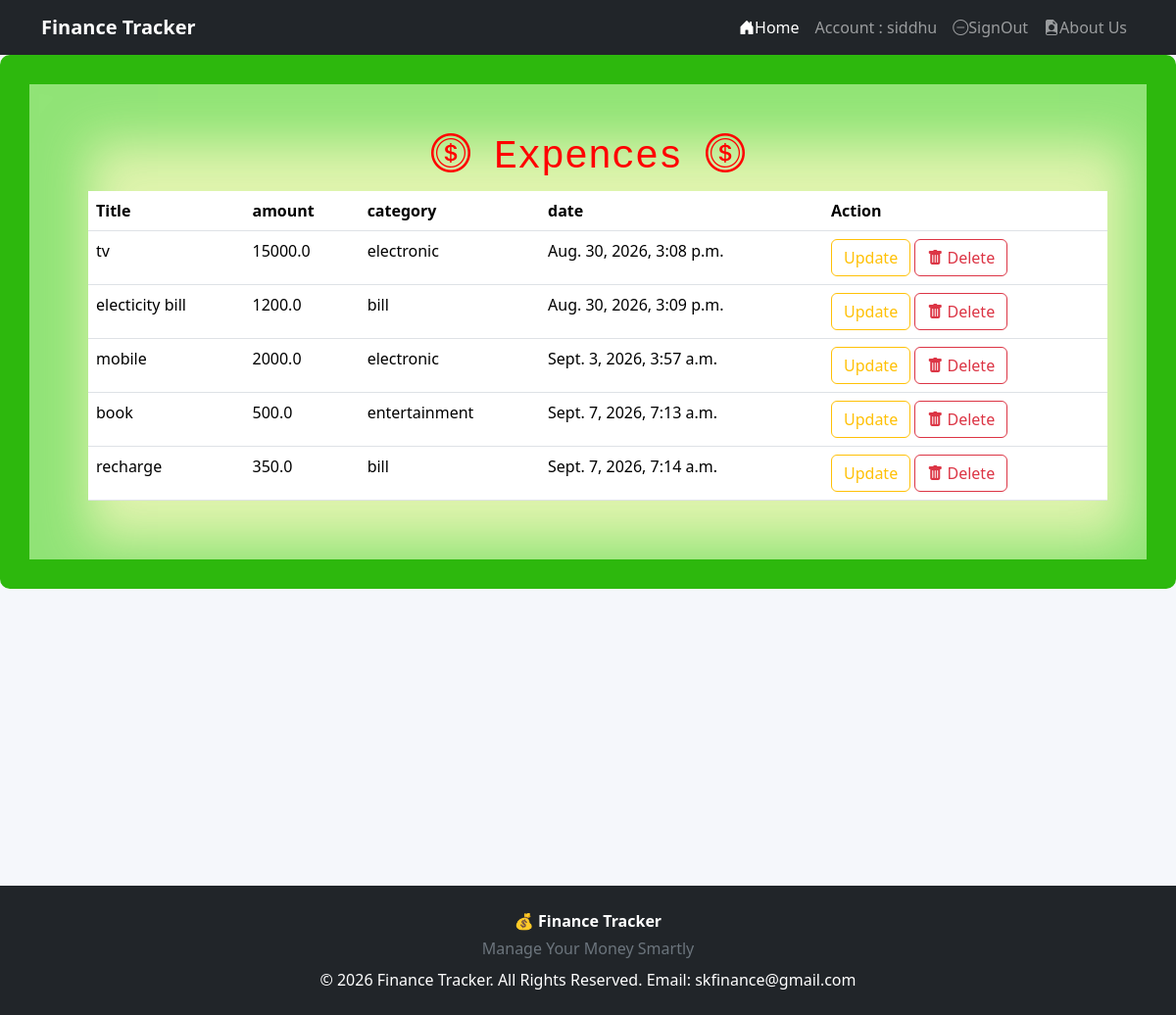
Before: /expences/listexpences/ (signed in) with the older database file.
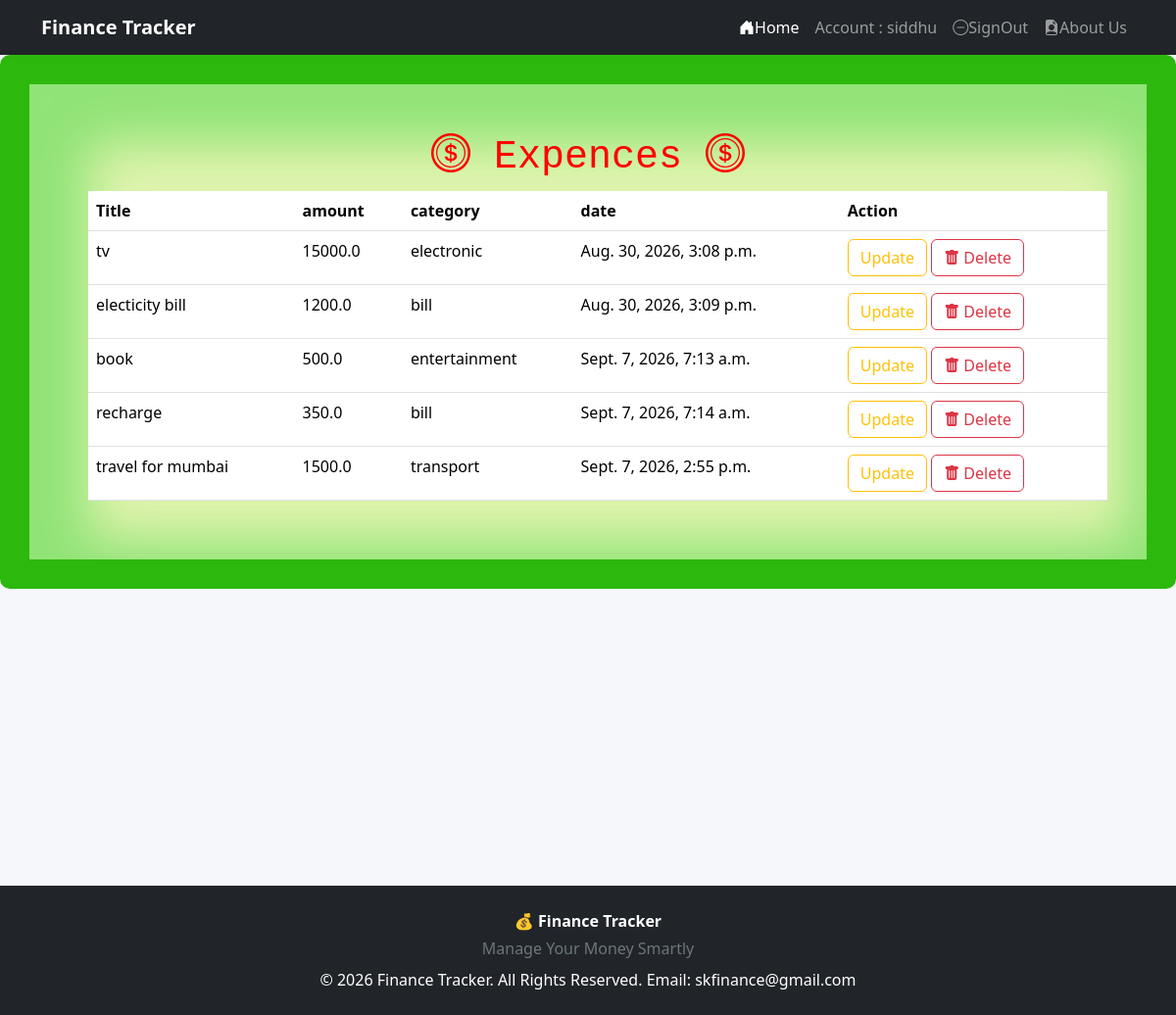
After: the same page with the newer database file.
### expences/models.py (models this page shows)
class Expences(models.Model):
    CATEGORY_CHOICES = (
        ('food', 'Food'),
        ('electronic', 'Electronic'),
        ('bill', 'Bill'),
        ('medical', 'Medical'),
        ('entertainment', 'Entertainment'),
        ('transport','Transport'),
        ('other', 'Other'),
    )
    user = models.ForeignKey(User, on_delete=models.CASCADE)
    title = models.CharField(max_length=200)
    amount = models.FloatField()
    category = models.CharField(
        max_length=20,
        choices=CATEGORY_CHOICES
    )
    date = models.DateTimeField(auto_now_add=True)

### expences/views.py (the view)
# urls.py: path('listexpences/',listexpences,name='listexpences'),
@login_required(login_url='signin')
def listexpences(request):
    expences=Expences.objects.filter(user=request.user)
    context = {'expences':expences}
    return render(request,'expences/list_expences.html',context)

### templates/expences/list_expences.html
{%extends 'base.html' %}
{% block content%}
<div class="m p list-border">
    <h1 class="text-center  p-10px font-monospace" style=" color:  red"><i class="bi bi-coin"></i> Expences    <i class="bi bi-coin"></i> </h1>
<table class="table " style="padding:10px; margin:10px">
    <tr>
        <th>Title</th>
        <th>amount</th>
        <th>category</th>
        <th>date</th>
        <th>Action</th>
    </tr>
    {% for i in expences %}
    <tr>
        <td>{{i.title}}</td>
        <td>{{i.amount}}</td>
        <td>{{i.category}}</td>
        <td>{{i.date}}</td>
        <td> <a href="{% url 'updateExpences' i.id %}" class="btn btn-outline-warning">  Update </a>
            <a href="{% url 'deleteExpences' i.id %}" class="btn btn-outline-danger"> <i class="bi bi-trash-fill"></i> Delete </a>
             </td>
    </tr>
    {%endfor%}
</table>
</div>
{%endblock content%}

### templates/base.html (shortened to what this page needs)
{% load static %}
<!DOCTYPE html>
<html lang="en">
<head>
    <link href="https://cdn.jsdelivr.net/npm/bootstrap@5.3.8/dist/css/bootstrap.min.css" rel="stylesheet">
    <link rel="stylesheet" href="https://cdn.jsdelivr.net/npm/bootstrap-icons@1.13.1/font/bootstrap-icons.min.css">
    <link rel="stylesheet" href="{% static 'css/base.css' %}">
    <link rel="stylesheet" href="{% static 'css/home.css' %}">
</head>
<body>
<div class="header">
<nav class="navbar navbar-expand-lg navbar-dark bg-dark">
    <div class="container">
        <a class="navbar-brand fw-bold" href="#">
             Finance Tracker
        </a>
        <div class="collapse navbar-collapse" id="navbarMenu">
            <ul class="navbar-nav ms-auto">
                <li class="nav-item">
                    <a class="nav-link active" href="{% url 'home' %}">
                        <i class="bi bi-house-door-fill"></i>Home
                    </a>
                </li>
                {% if user.is_authenticated %}
                      <li class="nav-item">
                        <a class="nav-link" href="#">
                            Account : {{user}}
                        </a>
                    </li>
                    <li class="nav-item">
                        <a class="nav-link" href={% url 'signout' %}>
                            <i class="bi bi-dash-circle"></i>SignOut
                    </li>
                {%endif%}
                <li class="nav-item">
                    <a class="nav-link" href="{% url 'about'%}">
                        <i class="bi bi-file-earmark-person-fill"></i>About Us
                    </a>
                </li>
            </ul>
        </div>
    </div>
</nav>
</div>
<div class="content" style="min-height: 100vh;">
    {% block content %}
    {% endblock content %}
</div>
<div class="footer">
<footer class="bg-dark text-white text-center py-4 mt-5">
    <div class="container">
        <p class="mb-1 fw-bold">
            💰 Finance Tracker
        </p>
        <p class="mb-0 text-secondary">
            Manage Your Money Smartly
        </p>
        <p class="mb-0 mt-2">
            © 2026 Finance Tracker. All Rights Reserved.
             Email: skfinance@gmail.com
        </p>
    </div>
</footer>
</div>
</body>
</html>

### static/css/base.css (style rules this page uses)
.p { padding-top:100px; }
.m { margin-left:200px; margin-right:200px; }
body { margin: 0; font-family: "Segoe UI", Arial, sans-serif; background: #f8f9fa; color: #212529; }
.list-border { margin: auto; padding: 50px; border: 30px solid rgb(45, 184, 13); border-radius: 10px; box-shadow: inset 20px 20px 50px 40px rgba(66, 212, 63, 0.5); background-color:rgb(224, 244, 174); }

### static/css/home.css (style rules this page uses)
body { background: #f5f7fb; }

Changed rows visible on the page:
removed Expences: title "mobile", amount "2000.0", category "electronic", date "Sept. 3, 2026, 3:57 a.m."
added Expences: title "travel for mumbai", amount "1500.0", category "transport", date "Sept. 7, 2026, 2:55 p.m."
